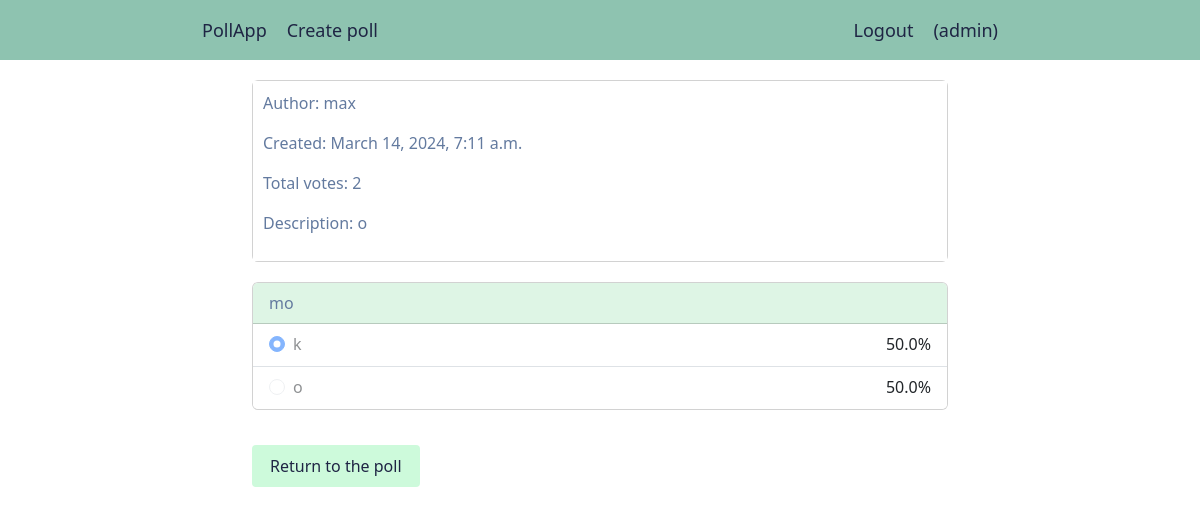
/poll/detail/11/result/ (signed in), run on the app's committed database.
### users/models.py (models this page shows, shortened)
class CustomUser(AbstractUser):
    selected_choices = models.ManyToManyField(Choice, related_name='users')
    def get_selected_choice(
        self, queryset: models.QuerySet
    ) -> Optional[Choice]:
        selected_choice = self.selected_choices.filter(
            id__in=queryset.values('id')
        ).first()
        return selected_choice

### poll/models.py (models this page shows, shortened)
class Poll(models.Model):
    owner = models.ForeignKey(
        settings.AUTH_USER_MODEL, on_delete=models.CASCADE
    )
    votes = models.PositiveIntegerField(default=0)
    title = models.CharField(max_length=300, blank=False)
    description = models.TextField(blank=True)
    created = models.DateTimeField(auto_now_add=True)
    class Meta:
        ordering = ['-created']
    def get_result(self) -> dict['Choice', float]:
        result = {}
        choices = self.choices.all()
        for choice in choices:
            if not choice.votes or not self.votes:
                result[choice] = 0
            else:
                result[choice] = round((choice.votes / self.votes) * 100, 2)
        return result

class Choice(models.Model):
    poll = models.ForeignKey(
        Poll, on_delete=models.CASCADE, related_name='choices'
    )
    choice = models.CharField(max_length=200)
    votes = models.PositiveIntegerField(default=0)

### poll/views.py (the view)
# urls.py: path('detail/<pk>/result/', views.PollResultView.as_view(), name='result'),
class PollResultView(TemplateResponseMixin, View):
    template_name = 'polls/result.html'
    poll = None
    def dispatch(self, request, *args, **kwargs):
        self.poll = self.get_object(kwargs.get('pk'))
        return super().dispatch(request, *args, **kwargs)
    def get_object(self, pk: int) -> None:
        return Poll.objects.select_related('owner').get(id=pk)
    def get_selected_choice(self, user, queryset):
        return user.get_selected_choice(queryset)
    def get(self, request, pk):
        selected_choice = self.get_selected_choice(
            request.user, self.poll.choices.all()
        )
        context = {
            'poll': self.poll,
            'result': self.poll.get_result(),
            'selected_choice': selected_choice,
        }
        return self.render_to_response(context)

### poll/templates/polls/result.html (shortened to what this page needs)
{% extends "base.html" %}
{% block content %}
	<div class="card">
  	<div class="card-body card-info">
    	<p>Author: {{ poll.owner }}</p>
    	<p>Created: {{ poll.created }}</p>
    	<p>Total votes: {{ poll.votes }}</p>
    	{% if poll.description %}
    		<p>Description: {{ poll.description }}</p>
  		{% endif %}
  	</div>
	</div>
	<div class="card">
		<div class="card-header">
	  	{{ poll.title }}
		</div>
	    <ul class="list-group list-group-flush">
		    {% for choice, value in result.items %}
				  <li class="list-group-item">
				    <div class="form-check form-check-inline">
			  			<input class="form-check-input" type="radio" name="choices" id="{{ choice.id }}" value="{{ choice.id }}"
			  			{% if selected_choice.id == choice.id %}checked disabled{% else %}disabled{% endif %}>
			  			<label class="form-check-label" for="{{ choice.id }}">
			  				{{ choice.choice }}
			  			</label>
						</div>
						{{ value }}%
					</li>
		    {% endfor %}
		  </ul>
	</div>
	<a href="{% url 'poll:detail' poll.id %}" class="btn btn-mint">Return to the poll</a>
{% endblock %}

### poll/templates/base.html (shortened to what this page needs)
{% load django_bootstrap5 %}
{% load static %}
<!DOCTYPE html>
<html>
<head>
	{% bootstrap_css %}
	<link rel="stylesheet" type="text/css" href="{% static 'css/base.css' %}">
</head>
<body>
	<ul class="nav-bar">
		<a href="{% url 'poll:list' %}" class="nav-item">PollApp</a>
		{% if request.user.is_authenticated %}
			<a href="{% url 'poll:create' %}" class="nav-item">Create poll</a>
			<a href="{% url 'users:logout' %}" class="nav-auth">Logout</a>
			<li class="nav-item">({{ request.user.username }})</li>
		{% else %}
			<a href="{% url 'users:login' %}" class="nav-auth">Login</a>
			<a href="{% url 'users:registration' %}" class="nav-auth">Registration</a>
		{% endif %}
	</ul>
	<div class="container">
		{% block content %}
		{% endblock %}
	</div>
</body>
</html>

### poll/static/css/base.css (style rules this page uses)
.nav-bar { background-color: #8EC3B0; width: 100%; height: 60px; margin-bottom: 20px; padding-left: 16%; padding-right: 16%; list-style: none; display: flex; justify-content: space-between; align-items: center; }
.nav-item, .nav-auth { text-decoration: none; font-size: 18px; font-weight: 500; color: #1F2544; padding: 0 10px; white-space: nowrap; text-overflow: ellipsis; }
.nav-auth { margin-left: auto; }
.container { max-width: 60%; }
.card { color: #1F2544; margin-bottom: 20px; }
.card-header { background-color: #DEF5E5; color: #637A9F !important; }
.card-body { background-color: #BCEAD5; color: #637A9F !important; }
.btn-mint { display: inline-block; background-color: #CDFADB; color: #1F2544; padding: 8px 17px 8px 17px; border-radius: .25rem; margin: 15px 10px 15px 0px; }
.card-info { background-color: #ffff; padding: 10px; }
.list-group-item { display: flex; justify-content: space-between; }

### data on the page
CustomUser: user.username "admin"
Poll: owner "max", created "March 14, 2024, 7:11 a.m.", votes "2", description "o", title "mo"
Choice: choices "☑ k", choice "k", value "50.0"
Choice: choices "☐ o", choice "o", value "50.0"
